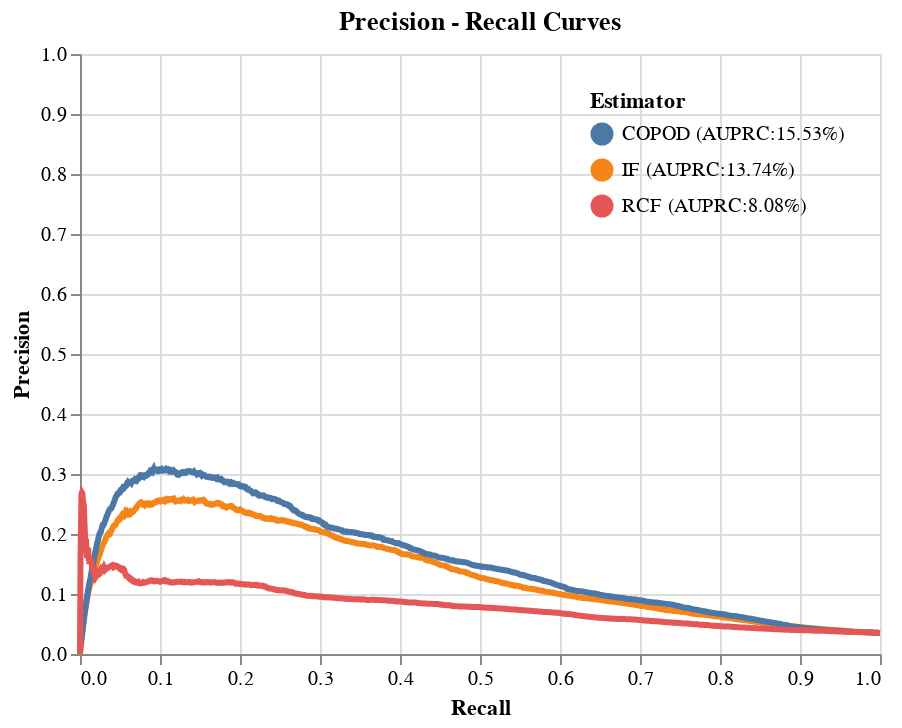

Notebook code cell kept with this figure:
### Code cell
source = np.c_[
    x,
    interp1d(pr_curves[1], pr_curves[0])(x),
    interp1d(pr_curves[4], pr_curves[3])(x),
    interp1d(pr_curves[7], pr_curves[6])(x),
]
columns = [
    "IF (AUPRC:{:0.2%})".format(auprcs[0]),
    "COPOD (AUPRC:{:0.2%})".format(auprcs[1]),
    "RCF (AUPRC:{:0.2%})".format(auprcs[2]),
]
source = pd.DataFrame(source, columns=["x"] + columns)
source = pd.melt(source, id_vars=["x"], value_vars=columns)

highlight = alt.selection(
    type="single", on="mouseover", fields=["variable"], nearest=True
)
base = alt.Chart(source).encode(
    x=alt.X("x:Q", title="Recall"),
    y=alt.Y("value:Q", title="Precision", scale=alt.Scale(domain=[0.0, 1.0])),
    color=alt.Color(
        "variable:N", legend=alt.Legend(title="Estimator", orient="top-right")
    ),
)
points = (
    base.mark_circle()
    .encode(opacity=alt.value(0))
    .add_selection(highlight)
    .properties()
)
lines = base.mark_line().encode(
    size=alt.condition(~highlight, alt.value(1.5), alt.value(3))
)
(points + lines).properties(title="Precision - Recall Curves")

### Figure 1 — Vega-Lite specification as saved in the notebook (floating-point values rounded to 4 significant figures; data arrays with more than 128 entries replaced by an {"elided": "..."} marker saying what was removed)
{"config": {"view": {"continuousWidth": 400, "continuousHeight": 300}}, "layer": [{"mark": "circle", "encoding": {"color": {"type": "nominal", "field": "variable", "legend": {"orient": "top-right", "title": "Estimator"}}, "opacity": {"value": 0}, "x": {"type": "quantitative", "field": "x", "title": "Recall"}, "y": {"type": "quantitative", "field": "value", "scale": {"domain": [0.0, 1.0]}, "title": "Precision"}}, "selection": {"selector004": {"type": "single", "on": "mouseover", "fields": ["variable"], "nearest": true}}}, {"mark": "line", "encoding": {"color": {"type": "nominal", "field": "variable", "legend": {"orient": "top-right", "title": "Estimator"}}, "size": {"condition": {"value": 1.5, "selection": {"not": "selector004"}}, "value": 3}, "x": {"type": "quantitative", "field": "x", "title": "Recall"}, "y": {"type": "quantitative", "field": "value", "scale": {"domain": [0.0, 1.0]}, "title": "Precision"}}}], "data": {"name": "data-4e65c5262e1f3f1d243476978686c434"}, "title": "Precision - Recall Curves", "$schema": "https://vega.github.io/schema/vega-lite/v4.8.1.json", "datasets": {"data-4e65c5262e1f3f1d243476978686c434": {"elided": "4998 records"}}}
